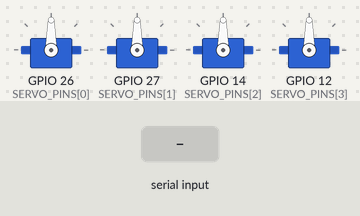
A sketch run on a simulated ESP32-S3. On the bench: 4 × servo. The test bench sets the inputs (shaded band). What the sketch prints to the serial monitor is not drawn.

Above: at 8.0 s.
8.1 s: "a\n" received over Serial
At 8.4 s:
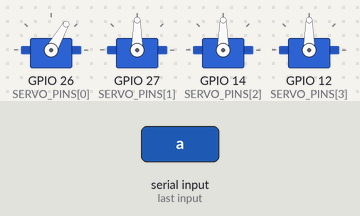
At 9.0 s:
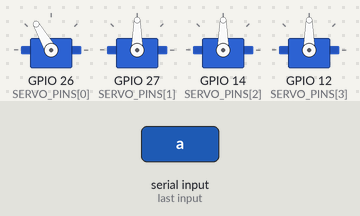
Timing chart, 0 to 15.1 s (numbered marks = the images above; inputs shaded):
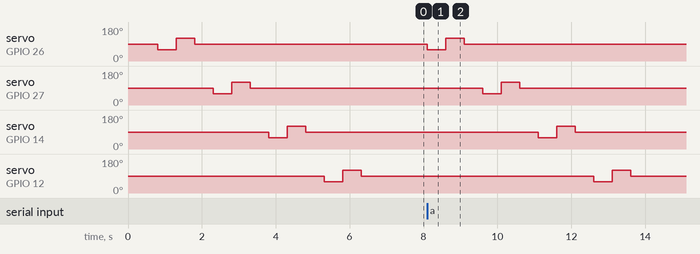

The sketch:

fin_node_uart.ino
```cpp
/*
  ESP32 (classic) : Maelstrom fin node -- 4 fin servos, commanded over UART by the head node

  No Wi-Fi here. The head node (ESP32-S3, cam_imu_node.ino) talks to the laptop and sends us:

      "F,yaw,pitch\n"   every 20 ms   fin deflection in degrees from neutral (+/- FIN_MAX)  -- also the heartbeat
      "W\n"                           wiggle all four servos (self-test)
      "C:<cmd>\n"                     a tuning command exactly as you would type it on our serial monitor

  We reply every 20 ms with   "A,yaw,pitch,n\n"   the actual (slew-limited) angles and a packet count,
  so the head node can report real fin angles to the laptop and notice if we drop out.

  UART: Serial2, RX = GPIO 16 (<- head TX 21), TX = GPIO 17 (-> head RX 20), 115200, GROUND SHARED.
  Fins (4-fin cross), SERVO INDEX -> GPIO:   0 -> 26,  1 -> 27,  2 -> 14,  3 -> 12
      PITCH pair = servos 0 & 2 (GPIO 26, 14)   YAW pair = servos 1 & 3 (GPIO 27, 12)
  Note: GPIO 12 is a strapping pin on the classic ESP32. A servo signal lead is driven by us, so it is
  normally fine, but if the board fails to boot with that servo plugged in, move it to GPIO 13 or 4.
  If no "F," line arrives for LINK_TIMEOUT_MS the fins return to neutral (same as before).

  POWER:  servo rail from a 5 V supply able to give >= 2 A, ground common with this board AND the head node.
  Serial monitor 115200 (USB). Library: ESP32Servo (Kevin Harrington).

  LIVE TUNING over serial (or forwarded from the head node as C:<cmd>):
      t2 3.5   trim servo 2 by +3.5 deg       f1     flip servo 1 direction
      m25      set max deflection to 25 deg    z      fins to neutral
      w2       wiggle servo 2 (index 0-3)      a      wiggle all four (same as the boot self-test)
      l        toggle the log on/off           ?      print settings

  LOG (every 500 ms):
      link ok  yaw 12.5->12.0  pitch -4.0->-3.0 | S0(g26) 102.0 1588us | S1(g27) ... (NOT-ATTACHED if a servo failed to attach)
*/

#include <ESP32Servo.h>

#define SERVO_COUNT 4
const int SERVO_PINS[SERVO_COUNT] = { 26, 27, 14, 12 };
const int PITCH_FINS[2] = { 0, 2 };
const int YAW_FINS[2]   = { 1, 3 };
#define SERVO_MIN_PULSE 500
#define SERVO_MAX_PULSE 2400

#define UART_RX 16
#define UART_TX 17
const unsigned long UART_BAUD = 115200;

float servoNeutral = 90.0f;
float servoDirection[SERVO_COUNT] = { 1, 1, 1, 1 };
float servoTrim[SERVO_COUNT]      = { 0, 0, 0, 0 };
float FIN_MAX = 30.0f;
#define SELF_TEST_ON_BOOT 1
const float SLEW_DEG_PER_TICK = 3.0f;
const unsigned long LINK_TIMEOUT_MS = 1000;

Servo servos[SERVO_COUNT];
float targetYaw = 0, targetPitch = 0, yaw = 0, pitch = 0;
unsigned long lastPacketMs = 0, lastTickMs = 0, lastPrintMs = 0;
unsigned long packetsRx = 0;
bool linkWasAlive = false, logEnabled = true;
float servoCmdDeg[SERVO_COUNT] = { 0, 0, 0, 0 }; int servoCmdUs[SERVO_COUNT] = { 0, 0, 0, 0 };
char uartBuf[96]; int uartLen = 0;

static float clampf(float v, float lo, float hi) { return v < lo ? lo : (v > hi ? hi : v); }

void writeServoAngle(int i, float angleDeg) {
  angleDeg = clampf(angleDeg, 0.0f, 180.0f);
  int us = (int)(SERVO_MIN_PULSE + (angleDeg / 180.0f) * (SERVO_MAX_PULSE - SERVO_MIN_PULSE));
  servos[i].writeMicroseconds(us);
  servoCmdDeg[i] = angleDeg; servoCmdUs[i] = us;
}

void printServos() {
  for (int i = 0; i < SERVO_COUNT; i++) {
    Serial.print(" | S"); Serial.print(i); Serial.print("(g"); Serial.print(SERVO_PINS[i]); Serial.print(") ");
    Serial.print(servoCmdDeg[i], 1); Serial.print(" "); Serial.print(servoCmdUs[i]); Serial.print("us");
    if (!servos[i].attached()) Serial.print(" NOT-ATTACHED");
  }
  Serial.println();
}

void applyFins(float yawDeg, float pitchDeg) {
  for (int k = 0; k < 2; k++) {
    int p = PITCH_FINS[k], y = YAW_FINS[k];
    writeServoAngle(p, servoNeutral + servoTrim[p] + pitchDeg * servoDirection[p]);
    writeServoAngle(y, servoNeutral + servoTrim[y] + yawDeg   * servoDirection[y]);
  }
}

void parkFins() { targetYaw = targetPitch = yaw = pitch = 0; applyFins(0, 0); }

void wiggleServo(int i) {
  if (i < 0 || i >= SERVO_COUNT) return;
  Serial.print("wiggle S"); Serial.print(i); Serial.print(" (GPIO "); Serial.print(SERVO_PINS[i]);
  Serial.print(") attached="); Serial.println(servos[i].attached() ? "yes" : "NO");
  const float steps[3] = { -30.0f, 30.0f, 0.0f };
  for (int k = 0; k < 3; k++) {
    writeServoAngle(i, servoNeutral + servoTrim[i] + steps[k] * servoDirection[i]);
    Serial.print("   -> "); Serial.print(servoCmdDeg[i], 1); Serial.print(" deg  "); Serial.print(servoCmdUs[i]); Serial.println(" us");
    delay(500);
  }
}

void wiggleAll() {
  Serial.println("self-test: wiggling each servo in turn");
  for (int i = 0; i < SERVO_COUNT; i++) wiggleServo(i);
  parkFins();
  Serial.println("self-test done, fins neutral");
}

void printSettings() {
  Serial.print("FIN_MAX "); Serial.print(FIN_MAX, 1); Serial.print("  yaw "); Serial.print(yaw, 1); Serial.print("  pitch "); Serial.print(pitch, 1);
  Serial.print("  packets "); Serial.println(packetsRx);
  for (int i = 0; i < SERVO_COUNT; i++) { Serial.print("  servo "); Serial.print(i); Serial.print(" GPIO "); Serial.print(SERVO_PINS[i]); Serial.print(" dir "); Serial.print(servoDirection[i], 0); Serial.print(" trim "); Serial.println(servoTrim[i], 1); }
}

// one tuning command, from our own monitor or forwarded by the head node
void handleCommand(const char* s) {
  char c = s[0];
  if (c == '?') { printSettings(); return; }
  if (c == 'z') { parkFins(); Serial.println("fins neutral"); return; }
  if (c == 'm') { FIN_MAX = atof(s + 1); Serial.print("FIN_MAX = "); Serial.println(FIN_MAX, 1); return; }
  if (c == 'f') { int i = atoi(s + 1); if (i >= 0 && i < SERVO_COUNT) { servoDirection[i] = -servoDirection[i]; Serial.print("servo "); Serial.print(i); Serial.print(" dir "); Serial.println(servoDirection[i], 0); } return; }
  if (c == 't') { int i = 0; float v = 0; if (sscanf(s + 1, "%d %f", &i, &v) == 2 && i >= 0 && i < SERVO_COUNT) { servoTrim[i] = v; Serial.print("servo "); Serial.print(i); Serial.print(" trim "); Serial.println(v, 1); } return; }
  if (c == 'w') { wiggleServo(atoi(s + 1)); return; }
  if (c == 'a') { wiggleAll(); return; }
  if (c == 'l') { logEnabled = !logEnabled; Serial.print("log "); Serial.println(logEnabled ? "on" : "off"); return; }
}

void handleSerial() {
  if (!Serial.available()) return;
  String line = Serial.readStringUntil('\n'); line.trim();
  if (line.length()) handleCommand(line.c_str());
}

// ---- UART from the head node ----
void uartHandleLine(const char* s) {
  if (strncmp(s, "F,", 2) == 0) {
    float y, p;
    if (sscanf(s + 2, "%f,%f", &y, &p) == 2) { targetYaw = clampf(y, -FIN_MAX, FIN_MAX); targetPitch = clampf(p, -FIN_MAX, FIN_MAX); lastPacketMs = millis(); packetsRx++; }
  } else if (strncmp(s, "W", 1) == 0 && strlen(s) == 1) {
    wiggleAll();
  } else if (strncmp(s, "C:", 2) == 0) {
    Serial.print("head node: "); Serial.println(s + 2); handleCommand(s + 2);
  }
}

void uartPoll() {
  while (Serial2.available()) {
    char c = (char)Serial2.read();
    if (c == '\n' || c == '\r') { if (uartLen) { uartBuf[uartLen] = 0; uartHandleLine(uartBuf); uartLen = 0; } }
    else if (uartLen < (int)sizeof(uartBuf) - 1) uartBuf[uartLen++] = c;
    else uartLen = 0;
  }
}

void tickFins() {
  unsigned long now = millis();
  if (now - lastTickMs < 20) return;
  lastTickMs = now;
  bool linkAlive = (now - lastPacketMs) < LINK_TIMEOUT_MS;
  if (!linkAlive) { targetYaw = targetPitch = 0; if (linkWasAlive) Serial.println("head node link lost -> fins to neutral"); }
  linkWasAlive = linkAlive;
  yaw   += clampf(targetYaw   - yaw,   -SLEW_DEG_PER_TICK, SLEW_DEG_PER_TICK);
  pitch += clampf(targetPitch - pitch, -SLEW_DEG_PER_TICK, SLEW_DEG_PER_TICK);
  applyFins(yaw, pitch);
  Serial2.printf("A,%.1f,%.1f,%lu\n", yaw, pitch, packetsRx);       // actual angles back to the head node
}

void setup() {
  Serial.begin(115200);
  delay(200);
  Serial.println("=== Maelstrom fin node (UART) ===");
  Serial2.begin(UART_BAUD, SERIAL_8N1, UART_RX, UART_TX);
  ESP32PWM::allocateTimer(0); ESP32PWM::allocateTimer(1); ESP32PWM::allocateTimer(2); ESP32PWM::allocateTimer(3);
  for (int i = 0; i < SERVO_COUNT; i++) {
    servos[i].setPeriodHertz(50);
    int ch = servos[i].attach(SERVO_PINS[i], SERVO_MIN_PULSE, SERVO_MAX_PULSE);
    Serial.print("servo "); Serial.print(i); Serial.print(" on GPIO "); Serial.print(SERVO_PINS[i]); Serial.print(" -> attach "); Serial.println(ch ? "ok" : "FAILED (no free timer/channel?)");
  }
  parkFins();
  delay(600);
#if SELF_TEST_ON_BOOT
  wiggleAll();
#endif
  lastPacketMs = 0;
  Serial.println("Waiting for the head node on UART (RX 16 / TX 17). Type ? for settings.");
}

void loop() {
  handleSerial();
  uartPoll();
  tickFins();
  if (logEnabled && millis() - lastPrintMs >= 500) {
    lastPrintMs = millis();
    Serial.print("link "); Serial.print(linkWasAlive ? "ok" : "--");
    Serial.print("  yaw "); Serial.print(targetYaw, 1); Serial.print("->"); Serial.print(yaw, 1);
    Serial.print("  pitch "); Serial.print(targetPitch, 1); Serial.print("->"); Serial.print(pitch, 1);
    printServos();
  }
}
```

Measured:
- after the input at 8.1 s, servo on GPIO 26 (SERVO_PINS[0]): 90° → 60° at once, → 120° 0.50 s later, → 90° 0.50 s later; servo on GPIO 27 (SERVO_PINS[1]): 90° → 60° after 1.5 s, → 120° 0.50 s later, → 90° 0.50 s later
